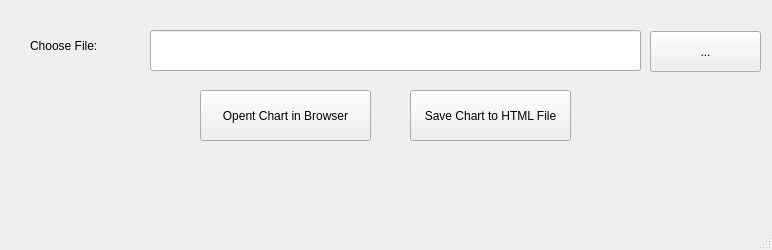
<?xml version="1.0" encoding="UTF-8"?>
<ui version="4.0">
 <class>MainWindow</class>
 <widget class="QMainWindow" name="MainWindow">
  <property name="geometry">
   <rect>
    <x>0</x>
    <y>0</y>
    <width>772</width>
    <height>250</height>
   </rect>
  </property>
  <property name="windowTitle">
   <string>Trúc Linh_K234111395</string>
  </property>
  <property name="styleSheet">
   <string notr="true"/>
  </property>
  <widget class="QWidget" name="centralwidget">
   <widget class="QPushButton" name="pushButton_2">
    <property name="geometry">
     <rect>
      <x>650</x>
      <y>31</y>
      <width>111</width>
      <height>41</height>
     </rect>
    </property>
    <property name="styleSheet">
     <string notr="true"/>
    </property>
    <property name="text">
     <string>...</string>
    </property>
   </widget>
   <widget class="QLineEdit" name="lineEdit">
    <property name="geometry">
     <rect>
      <x>150</x>
      <y>30</y>
      <width>491</width>
      <height>41</height>
     </rect>
    </property>
    <property name="styleSheet">
     <string notr="true"/>
    </property>
   </widget>
   <widget class="QPushButton" name="pushButton_3">
    <property name="geometry">
     <rect>
      <x>200</x>
      <y>90</y>
      <width>171</width>
      <height>51</height>
     </rect>
    </property>
    <property name="styleSheet">
     <string notr="true">
</string>
    </property>
    <property name="text">
     <string>Opent Chart in Browser</string>
    </property>
   </widget>
   <widget class="QPushButton" name="pushButton_4">
    <property name="geometry">
     <rect>
      <x>410</x>
      <y>90</y>
      <width>161</width>
      <height>51</height>
     </rect>
    </property>
    <property name="styleSheet">
     <string notr="true"/>
    </property>
    <property name="text">
     <string>Save Chart to HTML File</string>
    </property>
   </widget>
   <widget class="QLabel" name="label">
    <property name="geometry">
     <rect>
      <x>30</x>
      <y>30</y>
      <width>111</width>
      <height>31</height>
     </rect>
    </property>
    <property name="styleSheet">
     <string notr="true"/>
    </property>
    <property name="text">
     <string>Choose File:</string>
    </property>
   </widget>
  </widget>
  <widget class="QMenuBar" name="menubar">
   <property name="geometry">
    <rect>
     <x>0</x>
     <y>0</y>
     <width>772</width>
     <height>22</height>
    </rect>
   </property>
  </widget>
  <widget class="QStatusBar" name="statusbar"/>
 </widget>
 <resources/>
 <connections/>
</ui>
